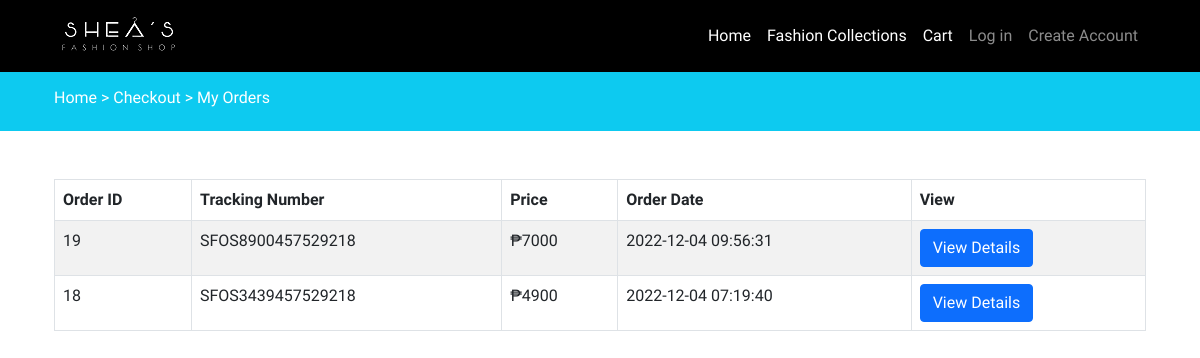
The page /myorders.php (signed in) on the database its author committed.
### tables this page shows
CREATE TABLE `orders` (
  `id` int(11) NOT NULL,
  `tracking_no` varchar(200) NOT NULL,
  `cust_id` int(200) NOT NULL,
  `name` varchar(200) NOT NULL,
  `email` varchar(200) NOT NULL,
  `phone` varchar(200) NOT NULL,
  `address` mediumtext NOT NULL,
  `postalcode` int(200) NOT NULL,
  `total_price` int(200) NOT NULL,
  `payment_mode` varchar(200) NOT NULL,
  `payment_id` varchar(200) DEFAULT NULL,
  `status` tinyint(4) NOT NULL DEFAULT 0,
  `comments` varchar(255) DEFAULT NULL,
  `created_at` timestamp NOT NULL DEFAULT current_timestamp()
);

### functions/userfunctions.php (called while the page is built, shortened)
<?php
include('config/dbcon.php');
function getOrders()
{
    global $con;
    $custId = $_SESSION['auth_user']['cust_id'];
    $query = "SELECT * FROM orders WHERE cust_id='$custId' ORDER BY id DESC";
    return $query_run = mysqli_query($con, $query);
}
?>

### myorders.php (the view, shortened to what this page needs)
<?php
include("userpanel/includes/header.php");
include("functions/userfunctions.php");
?>
<div class="py-3 bg-info">
    <div class="container">
        <h6 class="text-white">
            <a href="index.php" class="text-white" style="text-decoration: none;">
                Home >
            </a>
            <a href="checkout.php" class="text-white" style="text-decoration: none;">
                Checkout >
            </a>
            <a href="myorders.php" class="text-white" style="text-decoration: none;">
                My Orders
            </a>
        </h6>
    </div>
</div>
<div class="py-5">
    <div class="container">
        <div class="">
            <div class = "row">
                <div class="col-md-12">
                    <table class="table table-bordered table-striped">
                        <thead>
                            <tr>
                                <th>Order ID</th>
                                <th>Tracking Number</th>
                                <th>Price</th>
                                <th>Order Date</th>
                                <th>View</th>
                            </tr>
                        </thead>
                        <tbody>
                            <?php
                                $orders = getOrders();
                                if(mysqli_num_rows($orders) > 0)
                                {
                                    foreach ($orders as $item) {
                                    ?>
                                        <tr>
                                            <td><?= $item['id']; ?></td>
                                            <td><?= $item['tracking_no']; ?></td>
                                            <td>₱<?= $item['total_price']; ?></td>
                                            <td><?= $item['created_at']; ?></td>
                                            <td>
                                                <a href="view-order.php?trackingnumber=<?= $item['tracking_no']; ?>" class="btn btn-primary">View Details</a>
                                            </td>
                                        </tr>
                                    <?php
                                    }
                                }else{
                                    ?>
                                         <tr>
                                            <td colspan="5">No Orders Yet</td>
                                        </tr>
                                    <?php
                                }
                            ?>
                        </tbody>
                    </table>
                </div>
            </div>
        </div>
    </div>
</div>
<?php include("userpanel/includes/footer.php"); ?>

### design/custom.css (style rules this page uses)
* { font-family: 'Rajdhani'; }
.py-3 { color: #4E4646; }

### userpanel/includes/navbar.php (style rules this page uses)
* { font-family: 'Rajdhani'; }

### rows shown on the page
orders: id "19", tracking_no "SFOS8900457529218", total_price "7000", created_at "2022-12-04 09:56:31"
orders: id "18", tracking_no "SFOS3439457529218", total_price "4900", created_at "2022-12-04 07:19:40"
